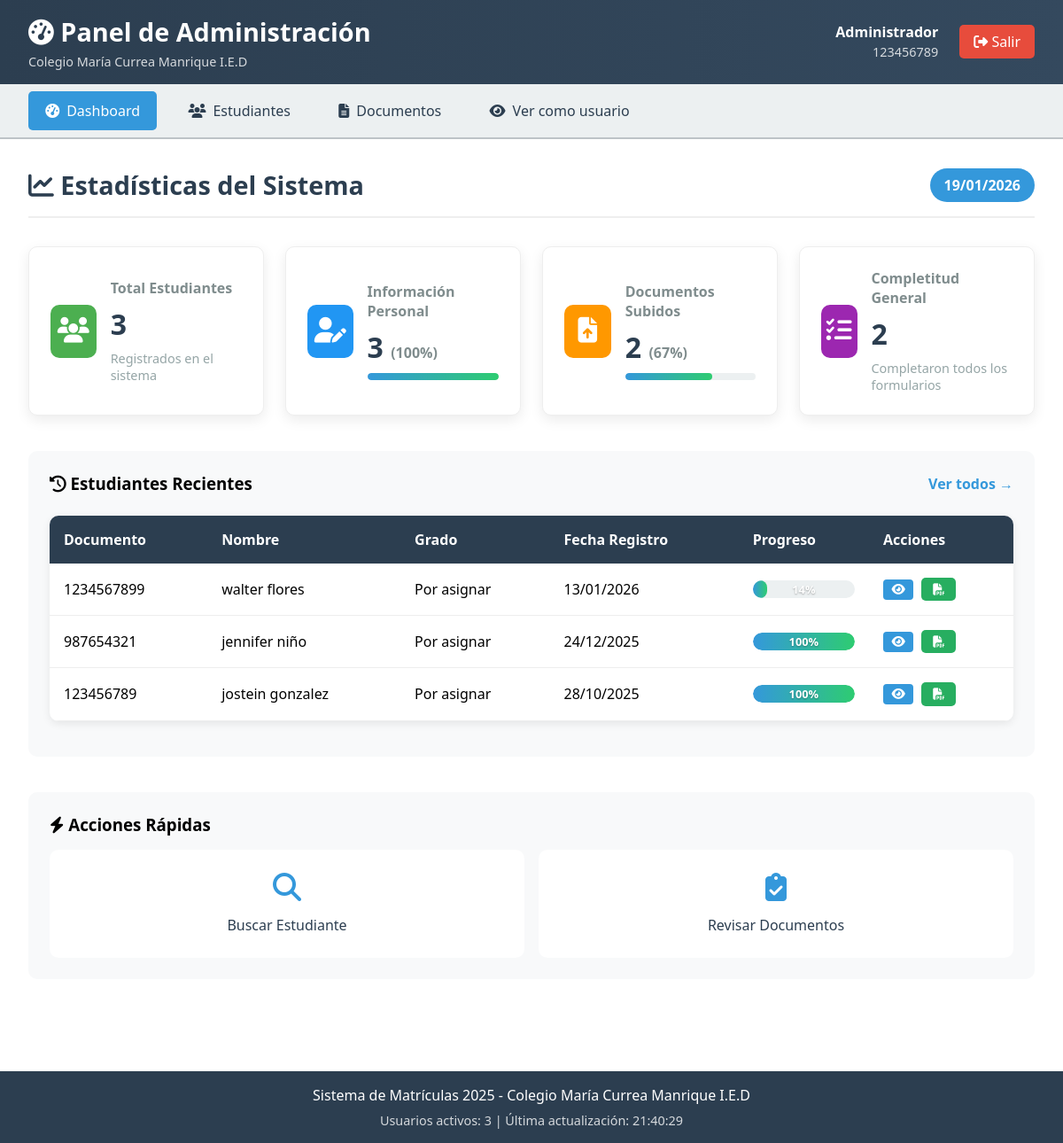
Page /admin/index.php (signed in) on the committed database.
### tables this page shows
CREATE TABLE `usuarios` (
  `id` int(11) NOT NULL,
  `documento` varchar(20) NOT NULL,
  `password` varchar(255) NOT NULL,
  `rol` enum('admin','usuario') DEFAULT 'usuario',
  `fecha_creacion` timestamp NOT NULL DEFAULT current_timestamp()
);

### models_admin/AdminModel.php (called while the page is built, shortened)
<?php
class AdminModel {
    private $conn;
    public function __construct($db) {
        $this->conn = $db;
    }
    public function getEstadisticas() {
        $query = "SELECT
                    (SELECT COUNT(*) FROM usuarios WHERE rol = 'usuario') as total_estudiantes,
                    (SELECT COUNT(*) FROM estudiantes WHERE usuario_id IS NOT NULL) as completaron_personal,
                    (SELECT COUNT(*) FROM estudiantes_info_general WHERE usuario_id IS NOT NULL) as completaron_general,
                    (SELECT COUNT(*) FROM datos_madre WHERE usuario_id IS NOT NULL) as completaron_madre,
                    (SELECT COUNT(*) FROM datos_padre WHERE usuario_id IS NOT NULL) as completaron_padre,
                    (SELECT COUNT(*) FROM datos_acudiente WHERE usuario_id IS NOT NULL) as completaron_acudiente,
                    (SELECT COUNT(*) FROM datos_vivienda WHERE usuario_id IS NOT NULL) as completaron_vivienda,
                    (SELECT COUNT(*) FROM datos_salud WHERE usuario_id IS NOT NULL) as completaron_salud,
                    (SELECT COUNT(DISTINCT usuario_id) FROM documentos_estudiante) as subieron_documentos";
        $stmt = $this->conn->prepare($query);
        $stmt->execute();
        return $stmt->fetch(PDO::FETCH_ASSOC);
    }
    public function getEstudiantes($filtros = []) {
        $params = [];
        $whereClause = '';
        $query = "SELECT
    u.id as usuario_id,
    u.documento,
    u.fecha_creacion,
    e.nombres,
    e.apellidos,
    e.tipo_estudiante,
    e.grado_matricular,
    e.fecha_nacimiento,
    e.genero,
    e.celular,
    e.fecha_matricula,
    eg.direccion,
    eg.barrio,
    eg.eps,
    eg.sisben,
    dm.nombres as madre_nombres,
    dm.apellidos as madre_apellidos,
    dm.celular as madre_celular,
    dm.correo as madre_correo,
    dp.nombres as padre_nombres,
    dp.apellidos as padre_apellidos,
    dp.celular as padre_celular,
    dp.correo as padre_correo,
    -- Verificar qué formularios están completos
    CASE WHEN e.usuario_id IS NOT NULL THEN 1 ELSE 0 END as tiene_personal,
    CASE WHEN eg.usuario_id IS NOT NULL THEN 1 ELSE 0 END as tiene_general,
    CASE WHEN dm.usuario_id IS NOT NULL THEN 1 ELSE 0 END as tiene_madre,
    CASE WHEN dp.usuario_id IS NOT NULL THEN 1 ELSE 0 END as tiene_padre,
    CASE WHEN da.usuario_id IS NOT NULL THEN 1 ELSE 0 END as tiene_acudiente,
    CASE WHEN dv.usuario_id IS NOT NULL THEN 1 ELSE 0 END as tiene_vivienda,
    CASE WHEN ds.usuario_id IS NOT NULL THEN 1 ELSE 0 END as tiene_salud,
    -- Contar documentos subidos
    (SELECT COUNT(*)
     FROM documentos_estudiante de
     WHERE de.usuario_id = u.id
    ) as documentos_subidos,
    -- 👉 VERIFICAR SI TIENE HOJA DE MATRÍCULA FIRMADA
    (SELECT COUNT(*)
     FROM documentos_estudiante de2
     WHERE de2.usuario_id = u.id
       AND de2.tipo_documento = 'hoja_matricula_firmada'
    ) as tiene_hoja_firmada
FROM usuarios u
LEFT JOIN estudiantes e ON u.id = e.usuario_id
LEFT JOIN estudiantes_info_general eg ON u.id = eg.usuario_id
LEFT JOIN datos_madre dm ON u.id = dm.usuario_id
LEFT JOIN datos_padre dp ON u.id = dp.usuario_id
LEFT JOIN datos_acudiente da ON u.id = da.usuario_id
LEFT JOIN datos_vivienda dv ON u.id = dv.usuario_id
LEFT JOIN datos_salud ds ON u.id = ds.usuario_id
$whereClause
ORDER BY u.fecha_creacion DESC";
        $stmt = $this->conn->prepare($query);
        $stmt->execute();
        return $stmt->fetchAll(PDO::FETCH_ASSOC);
    }
}
?>

### admin/index.php (the view, shortened to what this page needs)
<?php
require_once __DIR__ . '/../models_admin/AdminModel.php';
$database = new Database();
$db = $database->getConnection();
$adminModel = new AdminModel($db);
$estadisticas = $adminModel->getEstadisticas();
$todos_estudiantes = $adminModel->getEstudiantes();
$total_estudiantes = count($todos_estudiantes);
$porcentaje_personal = $total_estudiantes > 0 ? round(($estadisticas['completaron_personal'] / $total_estudiantes) * 100) : 0;
$porcentaje_documentos = $total_estudiantes > 0 ? round(($estadisticas['subieron_documentos'] / $total_estudiantes) * 100) : 0;
$estudiantes_recientes = $adminModel->getEstudiantes(['limite' => 5]);
?>
<!DOCTYPE html>
<html lang="es">
<head>
    <link rel="stylesheet" href="../assets/css/admin.css">
    <link rel="stylesheet" href="https://cdnjs.cloudflare.com/ajax/libs/font-awesome/6.4.0/css/all.min.css">
</head>
<body>
    <div class="admin-container">
        <header class="admin-header">
            <div class="header-left">
                <h1><i class="fas fa-tachometer-alt"></i> Panel de Administración</h1>
                <p class="subtitle">Colegio María Currea Manrique I.E.D</p>
            </div>
            <div class="header-right">
                <div class="admin-info">
                    <span class="admin-name">Administrador</span>
                    <span class="admin-doc"><?php echo htmlspecialchars($_SESSION['user_document'] ?? ''); ?></span>
                </div>
                <a href="../controllers/AuthController.php?action=logout" class="logout-btn">
                    <i class="fas fa-sign-out-alt"></i> Salir
                </a>
            </div>
        </header>
        <nav class="admin-nav">
            <a href="index.php" class="nav-item active">
                <i class="fas fa-tachometer-alt"></i> Dashboard
            </a>
            <a href="estudiantes.php" class="nav-item">
                <i class="fas fa-users"></i> Estudiantes
            </a>
            <a href="documentos.php" class="nav-item">
                <i class="fas fa-file-alt"></i> Documentos
            </a>
            <a href="../home.php" class="nav-item" target="_blank">
                <i class="fas fa-eye"></i> Ver como usuario
            </a>
        </nav>
        <main class="admin-main">
            <div class="page-header">
                <h2><i class="fas fa-chart-line"></i> Estadísticas del Sistema</h2>
                <p class="page-date"><?php echo date('d/m/Y'); ?></p>
            </div>
            <div class="stats-grid">
                <div class="stat-card">
                    <div class="stat-icon" style="background-color: #4CAF50;">
                        <i class="fas fa-users"></i>
                    </div>
                    <div class="stat-content">
                        <h3>Total Estudiantes</h3>
                        <p class="stat-number"><?php echo $total_estudiantes; ?></p>
                        <p class="stat-desc">Registrados en el sistema</p>
                    </div>
                </div>
                <div class="stat-card">
                    <div class="stat-icon" style="background-color: #2196F3;">
                        <i class="fas fa-user-edit"></i>
                    </div>
                    <div class="stat-content">
                        <h3>Información Personal</h3>
                        <p class="stat-number"><?php echo $estadisticas['completaron_personal'] ?? 0; ?>
                            <small>(<?php echo $porcentaje_personal; ?>%)</small></p>
                        <div class="progress-bar">
                            <div class="progress-fill" style="width: <?php echo $porcentaje_personal; ?>%"></div>
                        </div>
                    </div>
                </div>
                <div class="stat-card">
                    <div class="stat-icon" style="background-color: #FF9800;">
                        <i class="fas fa-file-upload"></i>
                    </div>
                    <div class="stat-content">
                        <h3>Documentos Subidos</h3>
                        <p class="stat-number"><?php echo $estadisticas['subieron_documentos'] ?? 0; ?>
                            <small>(<?php echo $porcentaje_documentos; ?>%)</small></p>
                        <div class="progress-bar">
                            <div class="progress-fill" style="width: <?php echo $porcentaje_documentos; ?>%"></div>
                        </div>
                    </div>
                </div>
                <div class="stat-card">
                    <div class="stat-icon" style="background-color: #9C27B0;">
                        <i class="fas fa-tasks"></i>
                    </div>
                    <div class="stat-content">
                        <h3>Completitud General</h3>
                        <p class="stat-number"><?php echo $estadisticas['completaron_salud'] ?? 0; ?></p>
                        <p class="stat-desc">Completaron todos los formularios</p>
                    </div>
                </div>
            </div>
            <div class="recent-section">
                <div class="section-header">
                    <h3><i class="fas fa-history"></i> Estudiantes Recientes</h3>
                    <a href="estudiantes.php" class="view-all">Ver todos →</a>
                </div>
                <?php if (!empty($estudiantes_recientes)): ?>
                    <div class="table-container">
                        <table class="data-table">
                            <thead>
                                <tr>
                                    <th>Documento</th>
                                    <th>Nombre</th>
                                    <th>Grado</th>
                                    <th>Fecha Registro</th>
                                    <th>Progreso</th>
                                    <th>Acciones</th>
                                </tr>
                            </thead>
                            <tbody>
                                <?php foreach ($estudiantes_recientes as $estudiante): ?>
                                    <tr>
                                        <td><?php echo htmlspecialchars($estudiante['documento'] ?? ''); ?></td>
                                        <td>
                                            <?php
                                            $nombre = trim(($estudiante['nombres'] ?? '') . ' ' . ($estudiante['apellidos'] ?? ''));
                                            echo !empty($nombre) ? htmlspecialchars($nombre) : '<span class="text-muted">Sin información</span>';
                                            ?>
                                        </td>
                                        <td><?php echo htmlspecialchars($estudiante['grado_matricular'] ?? 'No asignado'); ?>
                                        </td>
                                        <td><?php echo date('d/m/Y', strtotime($estudiante['fecha_creacion'])); ?></td>
                                        <td>
                                            <?php
                                            $pasos = 0;
                                            $total_pasos = 7;
                                            if ($estudiante['tiene_personal'])
                                                $pasos++;
                                            if ($estudiante['tiene_general'])
                                                $pasos++;
                                            if ($estudiante['tiene_madre'])
                                                $pasos++;
                                            if ($estudiante['tiene_padre'])
                                                $pasos++;
                                            if ($estudiante['tiene_acudiente'])
                                                $pasos++;
                                            if ($estudiante['tiene_vivienda'])
                                                $pasos++;
                                            if ($estudiante['tiene_salud'])
                                                $pasos++;
                                            $porcentaje = round(($pasos / $total_pasos) * 100);
                                            ?>
                                            <div class="mini-progress">
                                                <div class="mini-progress-bar" style="width: <?php echo $porcentaje; ?>%"></div>
                                                <span><?php echo $porcentaje; ?>%</span>
                                            </div>
                                        </td>
                                        <td>
                                            <a href="ver_estudiante.php?id=<?php echo $estudiante['usuario_id']; ?>"
                                                class="btn-action btn-view" title="Ver">
                                                <i class="fas fa-eye"></i>
                                            </a>
                                            <button type="button"
                                                onclick="generarHojaMatriculaAdmin(<?php echo $estudiante['usuario_id']; ?>, event)"
                                                title="Generar Hoja de Matrícula" onmouseover="
            this.style.background='#219653';
            this.style.transform='translateY(-1px)';
            this.style.boxShadow='0 4px 8px rgba(39,174,96,0.3)';
        " onmouseout="
            this.style.background='#27ae60';
            this.style.transform='translateY(0)';
            this.style.boxShadow='none';
        " style="
            border: none;
            outline: none;
            cursor: pointer;
            background: #27ae60;
            color: white;
            padding: 0.4rem 0.8rem;
            border-radius: 5px;
            display: inline-flex;
            align-items: center;
            gap: 0.3rem;
        ">
                                                <i class="fas fa-file-pdf"></i>
                                            </button>
                                        </td>
                                    </tr>
                                <?php endforeach; ?>
                            </tbody>
                        </table>
                    </div>
                <?php endif; ?>
            </div>
            <div class="quick-actions">
                <h3><i class="fas fa-bolt"></i> Acciones Rápidas</h3>
                <div class="actions-grid">
                    <a href="estudiantes.php" class="action-card">
                        <i class="fas fa-search"></i>
                        <span>Buscar Estudiante</span>
                    </a>
                    <a href="documentos.php?estado=pendiente" class="action-card">
                        <i class="fas fa-clipboard-check"></i>
                        <span>Revisar Documentos</span>
                    </a>
                </div>
            </div>
        </main>
        <footer class="admin-footer">
            <p>Sistema de Matrículas 2025 - Colegio María Currea Manrique I.E.D</p>
            <p class="footer-info">Usuarios activos: <?php echo $total_estudiantes; ?> | Última actualización:
                <?php echo date('H:i:s'); ?></p>
        </footer>
    </div>
</body>
</html>

### rows in the picture
usuarios: documento "1234567899", nombre "walter flores", grado_matricular "Por asignar", fecha_creacion "13/01/2026", porcentaje "14"
usuarios: documento "987654321", nombre "jennifer niño", grado_matricular "Por asignar", fecha_creacion "24/12/2025", porcentaje "100"
usuarios: documento "123456789", nombre "jostein gonzalez", grado_matricular "Por asignar", fecha_creacion "28/10/2025", porcentaje "100"

### other values in the picture
$_SESSION['user_document'] "123456789"
$total_estudiantes "3"
$estadisticas['completaron_personal'] "3"
$porcentaje_personal "100"
$estadisticas['subieron_documentos'] "2"
$porcentaje_documentos "67"
$estadisticas['completaron_salud'] "2"
